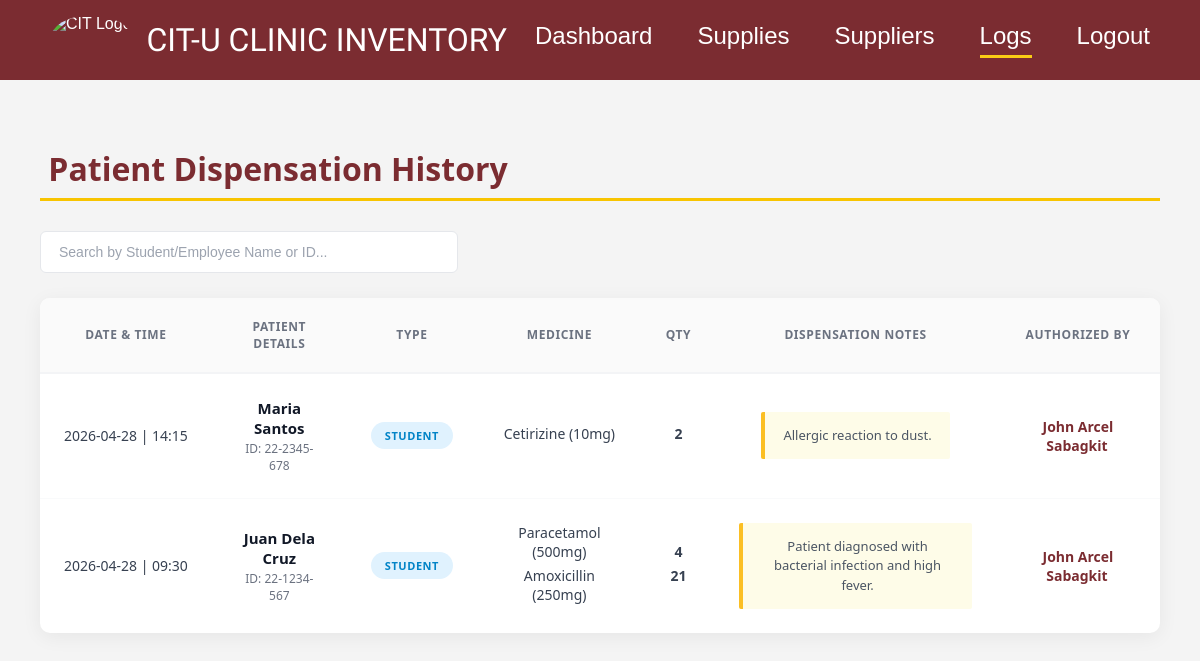
The page /src/logs/index.php (signed in) on the database its author committed.
### tables this page shows
CREATE TABLE `dispensation` (
  `dispense_id` int(11) NOT NULL,
  `user_id` int(11) NOT NULL,
  `patient_id` int(11) NOT NULL,
  `dispense_date` datetime DEFAULT current_timestamp(),
  `purpose` text DEFAULT NULL
);

CREATE TABLE `patient` (
  `patient_id` int(11) NOT NULL,
  `first_name` varchar(50) NOT NULL,
  `last_name` varchar(50) NOT NULL,
  `school_id` varchar(100) DEFAULT NULL,
  `patient_type` enum('Student','Employee') NOT NULL
);

CREATE TABLE `user` (
  `user_id` int(11) NOT NULL,
  `first_name` varchar(50) NOT NULL,
  `last_name` varchar(50) NOT NULL,
  `email` varchar(100) NOT NULL,
  `password` varchar(255) NOT NULL
);

CREATE TABLE `medicine` (
  `medicine_id` int(11) NOT NULL,
  `name` varchar(100) NOT NULL,
  `purpose` varchar(255) DEFAULT NULL,
  `reorder_level` int(11) NOT NULL DEFAULT 0
);

### src/logs/index.php (the view, shortened to what this page needs)
<?php
    $groupedLogs = [];
    try {
        $pdo = new PDO("mysql:host=127.0.0.1;dbname=citu_clinic_inventory;port=3306", "root", "");
        $pdo->setAttribute(PDO::ATTR_ERRMODE, PDO::ERRMODE_EXCEPTION);
        $sql = "
            SELECT
                d.dispense_id,
                d.dispense_date,
                p.patient_id,
                p.school_id,  -- ADDED THIS LINE
                p.first_name AS patient_first,
                p.last_name AS patient_last,
                p.patient_type,
                m.name AS medicine_name,
                di.quantity,
                d.purpose,
                u.first_name AS admin_first,
                u.last_name AS admin_last
            FROM Dispensation d
            JOIN DispensationItem di ON d.dispense_id = di.dispense_id
            JOIN Patient p ON d.patient_id = p.patient_id
            JOIN User u ON d.user_id = u.user_id
            JOIN MedicineBatch mb ON di.batch_id = mb.batch_id
            JOIN Medicine m ON mb.medicine_id = m.medicine_id
            ORDER BY d.dispense_date DESC
        ";
        $stmt = $pdo->query($sql);
        $rawLogs = $stmt->fetchAll(PDO::FETCH_ASSOC);
        foreach ($rawLogs as $row) {
            $id = $row['dispense_id'];
            if (!isset($groupedLogs[$id])) {
                $groupedLogs[$id] = [
                    'dispense_date' => $row['dispense_date'],
                    'patient_id' => $row['patient_id'],
                    'school_id' => $row['school_id'],
                    'patient_first' => $row['patient_first'],
                    'patient_last' => $row['patient_last'],
                    'patient_type' => $row['patient_type'],
                    'purpose' => $row['purpose'],
                    'admin_first' => $row['admin_first'],
                    'admin_last' => $row['admin_last'],
                    'items' => []
                ];
            }
            $medName = $row['medicine_name'];
            if (!isset($groupedLogs[$id]['items'][$medName])) {
                $groupedLogs[$id]['items'][$medName] = 0;
            }
            $groupedLogs[$id]['items'][$medName] += $row['quantity'];
        }
    } catch (PDOException $e) {
        $error_message = "System error: Unable to retrieve logs.";
    }
?>
<!DOCTYPE html>
<html lang="en">
<head>
    <link rel="stylesheet" href="../components/shared.css">
    <link rel="stylesheet" href="style.css">
</head>
<body>
    <?php include '../components/header.php'; ?>
    <main class="logs-container">
        <h2 class="page-title">&nbsp;Patient Dispensation History</h2>
        <hr class="yellow-line">
        <div class="toolbar">
            <input type="text" id="searchInput" placeholder="Search by Student/Employee Name or ID..." class="search-input">
        </div>
        <div class="table-container">
            <table class="logs-table" id="logsTable">
                <thead>
                    <tr>
                        <th>DATE & TIME</th>
                        <th>PATIENT DETAILS</th>
                        <th>TYPE</th>
                        <th>MEDICINE</th>
                        <th>QTY</th>
                        <th>DISPENSATION NOTES</th>
                        <th>AUTHORIZED BY</th>
                    </tr>
                </thead>
                <tbody>
                    <?php if (isset($error_message)): ?>
                        <tr>
                            <td colspan="7" style="text-align: center; color: #7b2c31; padding: 40px;">
                                <?php echo $error_message; ?>
                            </td>
                        </tr>
                    <?php else: ?>
                        <?php foreach ($groupedLogs as $log):
                            $formattedDate = date('Y-m-d | H:i', strtotime($log['dispense_date']));
                            $rawType = strtoupper($log['patient_type']);
                            $badgeClass = ($rawType === 'STUDENT') ? 'badge-student' : 'badge-employee';
                        ?>
                            <tr class="data-row">
                                <td class="text-date"><?php echo $formattedDate; ?></td>
                                <td>
                                    <span class="patient-name">
                                        <?php echo htmlspecialchars($log['patient_first'] . ' ' . $log['patient_last']); ?>
                                    </span>
                                    <span class="patient-id">ID: <?php echo htmlspecialchars($log['school_id']); ?></span>
                                </td>
                                <td>
                                    <span class="type-badge <?php echo $badgeClass; ?>">
                                        <?php echo $rawType; ?>
                                    </span>
                                </td>
                                <td class="medicine-text">
                                    <?php foreach ($log['items'] as $medName => $qty): ?>
                                        <div style="margin-bottom: 5px;"><?php echo htmlspecialchars($medName); ?></div>
                                    <?php endforeach; ?>
                                </td>
                                <td class="qty-bold">
                                    <?php foreach ($log['items'] as $medName => $qty): ?>
                                        <div style="margin-bottom: 5px;"><?php echo number_format($qty); ?></div>
                                    <?php endforeach; ?>
                                </td>
                                <td>
                                    <div class="dispensation-notes">
                                        <?php echo htmlspecialchars($log['purpose']); ?>
                                    </div>
                                </td>
                                <td>
                                    <span class="admin-name">
                                        <?php echo htmlspecialchars($log['admin_first'] . ' ' . $log['admin_last']); ?>
                                    </span>
                                </td>
                            </tr>
                        <?php endforeach; ?>
                    <?php endif; ?>
                </tbody>
            </table>
        </div>
    </main>
</body>
</html>

### src/components/shared.css (style rules this page uses)
body { margin: 0; font-family: Arial, sans-serif; background-color: #f4f4f4; }

### src/logs/style.css (style rules this page uses)
.logs-container { padding: 40px; max-width: 1300px; margin: 0 auto; font-family: 'Segoe UI', Tahoma, Geneva, Verdana, sans-serif; }
.page-title { color: #7b2c31; font-size: 32px; margin-bottom: 8px; font-weight: 700; }
.yellow-line { border: none; border-top: 3px solid #F8C400; margin-bottom: 30px; }
.toolbar { margin-bottom: 25px; }
.search-input { width: 380px; padding: 12px 18px; border: 1px solid #e5e7eb; border-radius: 6px; font-size: 14px; outline: none; color: #374151; }
.search-input::placeholder { color: #9ca3af; }
.table-container { background: white; border-radius: 10px; box-shadow: 0 4px 20px rgba(0,0,0,0.06); overflow-x: auto; }
.logs-table { width: 100%; border-collapse: collapse; text-align: left; }
.logs-table th { padding: 20px 24px; color: #6b7280; font-weight: 700; font-size: 12px; text-transform: uppercase; letter-spacing: 0.05em; background-color: #fafafa; border-bottom: 2px solid #f3f4f6; text-align: center; vertical-align: middle; }
.logs-table td { padding: 24px; vertical-align: middle; border-bottom: 1px solid #f9fafb; color: #374151; font-size: 14px; }
.logs-table tbody tr:last-child td { border-bottom: none; }
.logs-table td:nth-child(1) { text-align: center; }
.logs-table td:nth-child(2) { text-align: center; }
.logs-table td:nth-child(3) { text-align: center; }
.logs-table td:nth-child(4) { text-align: center; }
.logs-table td:nth-child(5) { text-align: center; }
.logs-table td:nth-child(6) { text-align: center; }
.logs-table td:nth-child(7) { text-align: center; }
.text-date { color: #9ca3af; font-size: 13px; white-space: nowrap; }
.patient-name { display: block; font-weight: 700; font-size: 15px; color: #111827; margin-bottom: 2px; }
.patient-id { display: block; font-size: 12px; color: #6b7280; font-weight: 500; }
.medicine-text { color: #4b5563; font-size: 14px; }
.qty-bold { font-size: 18px; font-weight: 800; color: #000; }
.dispensation-notes { background-color: #fefce8; border-left: 4px solid #fbbf24; padding: 14px 18px; font-size: 13px; color: #4b5563; max-width: 280px; line-height: 1.5; border-radius: 2px; display: inline-block; }
.admin-name { color: #7b2c31; font-weight: 700; font-size: 14px; }
.type-badge { padding: 6px 14px; border-radius: 20px; font-size: 11px; font-weight: 800; display: inline-block; letter-spacing: 0.05em; }
.badge-student { background-color: #e0f2fe; color: #0284c7; }

### rows shown on the page
dispensation: dispense_date "2026-04-28 | 14:15", patient.last_name "Maria Santos", patient.school_id "22-2345-678", patient.patient_type "STUDENT", medName "Cetirizine (10mg)", qty "2", purpose "Allergic reaction to dust.", user.last_name "John Arcel Sabagkit"
dispensation: medicine.name "Amoxicillin (250mg)"

### other values the page prints
$formattedDate "2026-04-28 | 09:30"
$log['patient_first'] . ' ' . $log['patient_last'] "Juan Dela Cruz"
$log['school_id'] "22-1234-567"
$rawType "STUDENT"
$medName "Paracetamol (500mg)"
$qty "4"
$qty "21"
$log['purpose'] "Patient diagnosed with bacterial infection and high fever."
$log['admin_first'] . ' ' . $log['admin_last'] "John Arcel Sabagkit"
